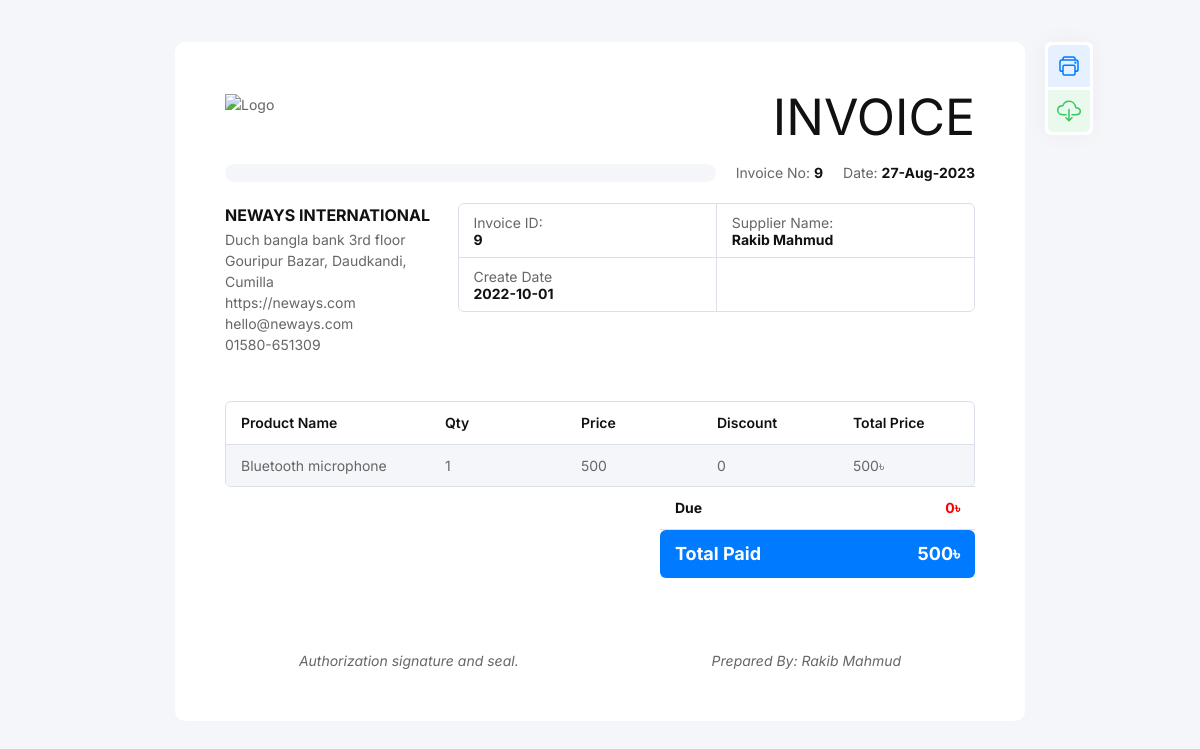
The page /invoice_view.php?id=9 on the database its author committed.
### tables this page shows
CREATE TABLE `invoice` (
  `id` int(11) NOT NULL,
  `supplier_name` varchar(55) NOT NULL,
  `total_amount` int(55) NOT NULL,
  `paid_amount` int(55) NOT NULL,
  `due_amount` int(55) NOT NULL,
  `date` date NOT NULL
);

CREATE TABLE `invoice_details` (
  `id` int(11) NOT NULL,
  `invoice_id` int(11) NOT NULL,
  `product_name` varchar(55) NOT NULL,
  `product_unit` varchar(55) NOT NULL,
  `qty` int(11) NOT NULL,
  `price` int(11) NOT NULL,
  `discount` int(11) NOT NULL,
  `total_price` int(11) NOT NULL,
  `branch_name` varchar(55) NOT NULL,
  `invoice_file` varchar(255) NOT NULL
);

### invoice_view.php (the view, shortened to what this page needs)
<?php
include 'include/config.php';
$get_invoice_id=$_GET['id'];
?>
<!DOCTYPE html>
<html class="no-js" lang="en">
<head>
  <link rel="stylesheet" href="asset/style.css">
</head>
<body style="margin-top: 1%">
  <div class="tm_container">
    <div class="tm_invoice_wrap">
      <div class="tm_invoice tm_style1" id="tm_download_section">
        <div class="tm_invoice_in">
          <div class="tm_invoice_head tm_mb20">
            <div class="tm_invoice_left">
              <div class="tm_logo"><img src="https://neways3.com/wp-content/uploads/2019/05/Neways-Logo.png" alt="Logo"><br> </div>
            </div>
            <div class="tm_invoice_right tm_text_right">
              <div class="tm_primary_color tm_f50 tm_text_uppercase">Invoice</div>
            </div>
          </div>
          <div class="tm_invoice_info tm_mb20">
            <div class="tm_invoice_seperator tm_gray_bg"></div>
            <div class="tm_invoice_info_list">
              <p class="tm_invoice_number tm_m0">Invoice No: <b class="tm_primary_color"><?php
              echo $get_invoice_id;
              ?></b></p>
              <p class="tm_invoice_date tm_m0">Date: <b class="tm_primary_color">27-Aug-2023</b></p>
            </div>
          </div>
          <div class="tm_invoice_head tm_mb10">
          <div class="tm_invoice_left">
              <p class="tm_mb2 tm_f16"><b class="tm_primary_color tm_text_uppercase">Neways International</b></p>
              <p>
                Duch bangla bank 3rd floor <br>Gouripur Bazar, Daudkandi, Cumilla <br>
                https://neways.com <br>
                hello@neways.com<br>
                01580-651309
              </p>
            </div>
            <div class="tm_invoice_right" style="width:69% !important">
              <div class="tm_grid_row tm_col_2  tm_col_2_sm tm_invoice_table tm_round_border">
                <div>
                  <p class="tm_m0">Invoice ID:</p>
                  <b class="tm_primary_color"><?php echo $get_invoice_id; ?></b>
                </div>
                <div>
                  <p class="tm_m0">Supplier Name:</p>
                  <b class="tm_primary_color">
                    <?php
                    if ($get_Supplier=$con->query("SELECT * FROM invoice WHERE id=$get_invoice_id ")) {
                       while ($rows=$get_Supplier->fetch_array()) {
                            echo $rows['supplier_name'];
                       }
                    }
                    ?>
                  </b>
                </div>
                <div>
                  <p class="tm_m0">Create Date</p>
                  <b class="tm_primary_color">  2022-10-01 </b>
                </div>
              </div>
            </div>
          </div>
          <br>
          <div class="tm_table tm_style1">
            <div class="tm_round_border">
              <div class="tm_table_responsive">
                <table>
                  <thead>
                    <tr>
                      <th class="tm_width_2 tm_semi_bold tm_primary_color">Product Name</th>
                      <th class="tm_width_2 tm_semi_bold tm_primary_color">Qty</th>
                      <th class="tm_width_2 tm_semi_bold tm_primary_color">Price</th>
                      <th class="tm_width_2 tm_semi_bold tm_primary_color">Discount</th>
                      <th class="tm_width_2 tm_semi_bold tm_primary_color">Total Price</th>
                    </tr>
                  </thead>
                  <tbody>
                    <?php
                    $allInv=$con->query("SELECT * FROM invoice_details WHERE invoice_id= $get_invoice_id ");
                    while ($rowsss=$allInv->fetch_assoc()) {
                    ?>
                    <tr class="tm_gray_bg">
                      <td class="tm_width_3"><?php echo $rowsss['product_name'];?></td>
                      <td class="tm_width_2"><?php echo $rowsss['qty'];?></td>
                      <td class="tm_width_2"><?php echo $rowsss['price'];?></td>
                      <td class="tm_width_2"><?php echo $rowsss['discount'];?></td>
                      <td class="tm_width_2"><?php echo $rowsss['total_price'];?>৳</td>
                    </tr>
                <?php } ?>
                  </tbody>
                </table>
              </div>
            </div>
            <div class="tm_invoice_footer">
              <div class="tm_left_footer">
              </div>
              <div class="tm_right_footer">
                <table>
                  <tbody>
                  <?php
                    $allInv=$con->query("SELECT * FROM invoice WHERE id= $get_invoice_id ");
                    while ($rowss=$allInv->fetch_assoc()) {
                    ?>
                    <tr class="tm_border_top">
                      <td class="tm_width_3 tm_primary_color tm_border_none tm_bold">Due</td>
                      <td class="tm_width_3 tm_danger_color tm_text_right tm_border_none tm_bold"><?php echo $rowss['due_amount'];?>৳</td>
                    </tr>
                    <tr class="tm_border_top">
                      <td class="tm_width_3 tm_border_top_0 tm_bold tm_f18 tm_white_color tm_accent_bg tm_radius_6_0_0_6">Total Paid </td>
                      <td class="tm_width_3 tm_border_top_0 tm_bold tm_f18 tm_primary_color tm_text_right tm_white_color tm_accent_bg tm_radius_0_6_6_0"><?php echo $rowss['paid_amount'];?>৳</td>
                    </tr>
                <?php } ?>
                  </tbody>
                </table>
              </div>
            </div>
          </div>
          <div class="tm_note tm_text_center tm_m0_md">
            <p class="tm_m0" align=""><br> <br>Authorization signature and seal. &nbsp; &nbsp; &nbsp; &nbsp; &nbsp;&nbsp; &nbsp; &nbsp; &nbsp; &nbsp; &nbsp; &nbsp; &nbsp; &nbsp; &nbsp;&nbsp; &nbsp; &nbsp; &nbsp; &nbsp;&nbsp; &nbsp; &nbsp; &nbsp; &nbsp;&nbsp;
              Prepared By:
              Rakib Mahmud
              </p>
          </div>
        </div>
      </div>
      <div class="tm_invoice_btns tm_hide_print">
        <a href="javascript:window.print()" class="tm_invoice_btn tm_color1">
          <span class="tm_btn_icon">
          </span>
        </a>
        <button id="tm_download_btn" class="tm_invoice_btn tm_color2">
          <span class="tm_btn_icon">
          </span>
        </button>
      </div>
    </div>
  </div>
</body>
</html>

### invoice_view.php (style rules this page uses)
.tm_invoice.tm_style1 .tm_logo img { max-height: 100px; }

### rows shown on the page
invoice: supplier_name "Rakib Mahmud", due_amount "0", paid_amount "500"
invoice_details: product_name "Bluetooth microphone", qty "1", price "500", discount "0", total_price "500"

### other values the page prints
$get_invoice_id "9"
